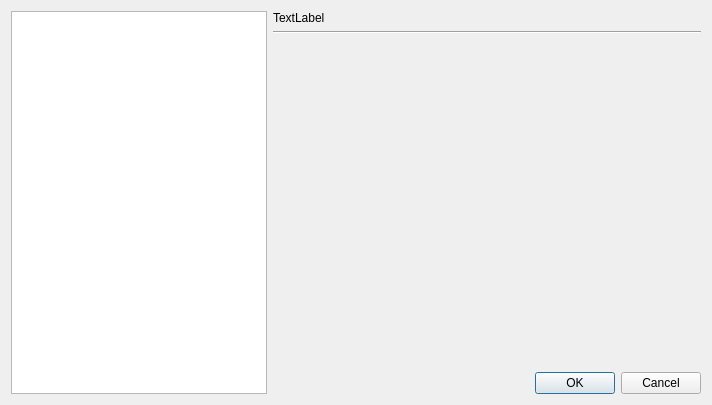
<?xml version="1.0" encoding="UTF-8"?>
<ui version="4.0">
 <class>SettingsDialog</class>
 <widget class="QDialog" name="SettingsDialog">
  <property name="geometry">
   <rect>
    <x>0</x>
    <y>0</y>
    <width>712</width>
    <height>405</height>
   </rect>
  </property>
  <property name="windowTitle">
   <string>Dialog</string>
  </property>
  <layout class="QGridLayout" name="gridLayout">
   <item row="5" column="3">
    <widget class="QDialogButtonBox" name="buttonBox">
     <property name="orientation">
      <enum>Qt::Horizontal</enum>
     </property>
     <property name="standardButtons">
      <set>QDialogButtonBox::Cancel|QDialogButtonBox::Ok</set>
     </property>
    </widget>
   </item>
   <item row="0" column="2">
    <widget class="QLabel" name="label">
     <property name="sizePolicy">
      <sizepolicy hsizetype="Expanding" vsizetype="Fixed">
       <horstretch>0</horstretch>
       <verstretch>0</verstretch>
      </sizepolicy>
     </property>
     <property name="text">
      <string>TextLabel</string>
     </property>
    </widget>
   </item>
   <item row="1" column="2" colspan="2">
    <widget class="Line" name="line">
     <property name="orientation">
      <enum>Qt::Horizontal</enum>
     </property>
    </widget>
   </item>
   <item row="0" column="1" rowspan="6">
    <widget class="QTreeWidget" name="settingsTree">
     <property name="sizePolicy">
      <sizepolicy hsizetype="Preferred" vsizetype="Expanding">
       <horstretch>0</horstretch>
       <verstretch>0</verstretch>
      </sizepolicy>
     </property>
     <property name="headerHidden">
      <bool>true</bool>
     </property>
     <column>
      <property name="text">
       <string>Settings</string>
      </property>
     </column>
    </widget>
   </item>
   <item row="2" column="2" rowspan="2" colspan="2">
    <widget class="QWidget" name="widget" native="true"/>
   </item>
   <item row="4" column="2" colspan="2">
    <spacer name="horizontalSpacer">
     <property name="orientation">
      <enum>Qt::Horizontal</enum>
     </property>
     <property name="sizeHint" stdset="0">
      <size>
       <width>98</width>
       <height>2</height>
      </size>
     </property>
    </spacer>
   </item>
  </layout>
 </widget>
 <resources/>
 <connections>
  <connection>
   <sender>buttonBox</sender>
   <signal>accepted()</signal>
   <receiver>SettingsDialog</receiver>
   <slot>accept()</slot>
   <hints>
    <hint type="sourcelabel">
     <x>248</x>
     <y>254</y>
    </hint>
    <hint type="destinationlabel">
     <x>157</x>
     <y>274</y>
    </hint>
   </hints>
  </connection>
  <connection>
   <sender>buttonBox</sender>
   <signal>rejected()</signal>
   <receiver>SettingsDialog</receiver>
   <slot>reject()</slot>
   <hints>
    <hint type="sourcelabel">
     <x>316</x>
     <y>260</y>
    </hint>
    <hint type="destinationlabel">
     <x>286</x>
     <y>274</y>
    </hint>
   </hints>
  </connection>
 </connections>
</ui>
